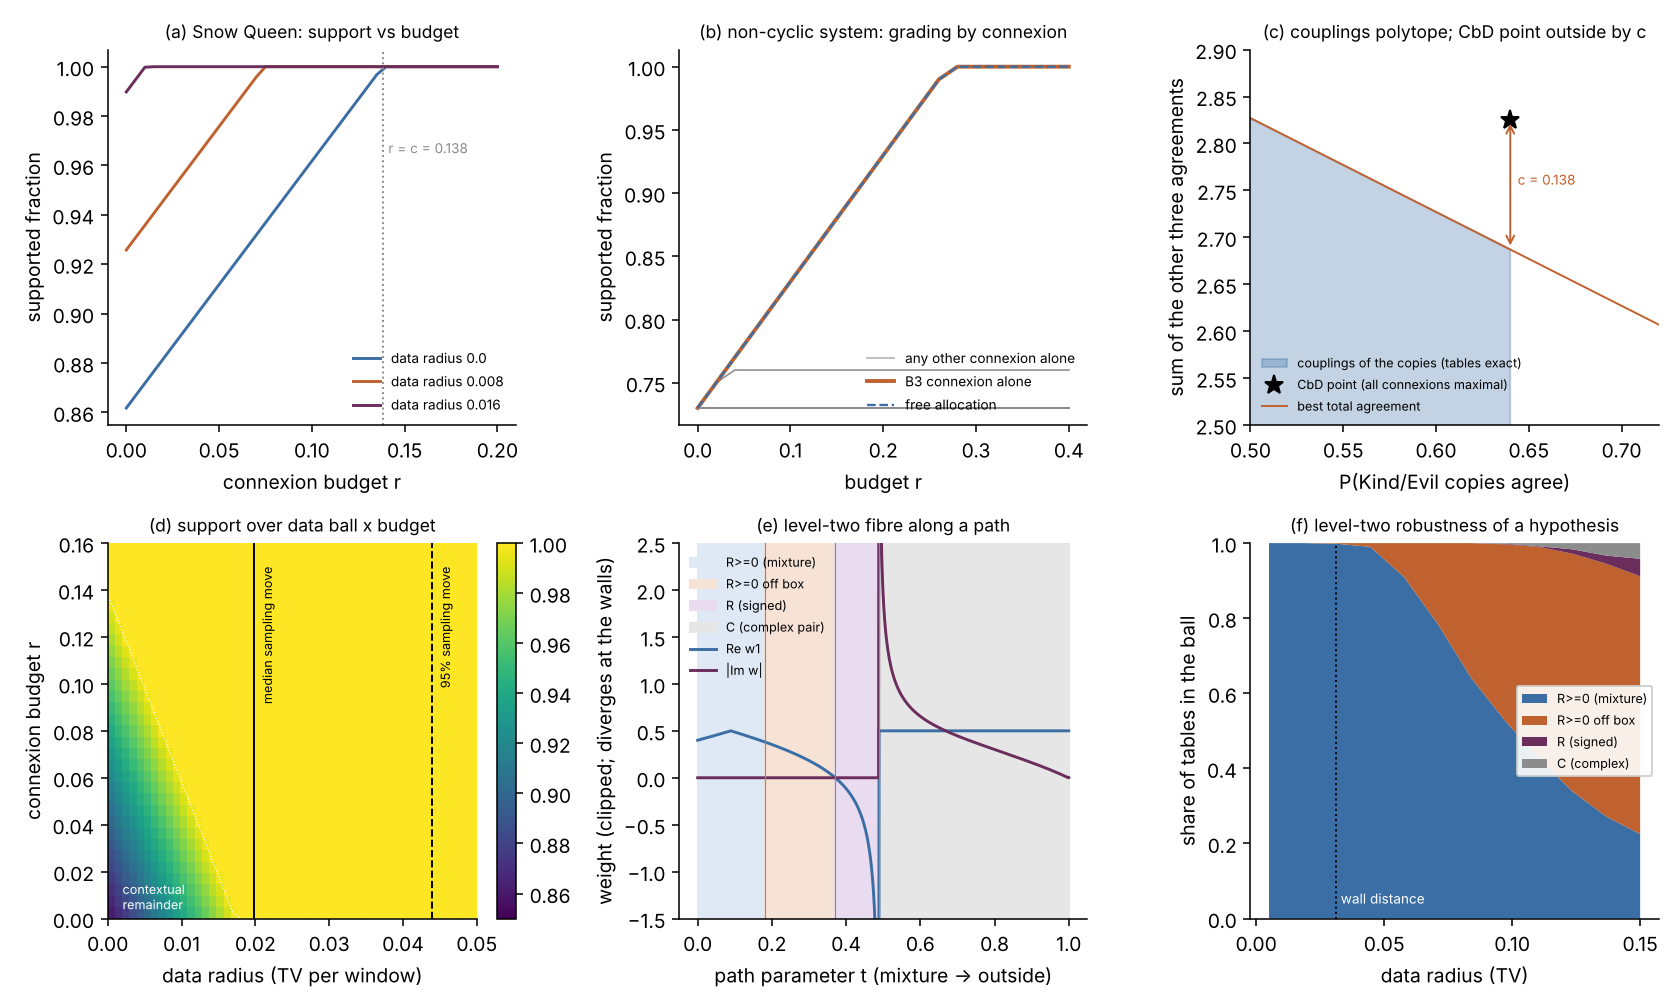

The Python source for this figure:
"""Figure for Section 14: how perturbations move the level-one polytope and the level-two fibre."""
import json, os, sys, warnings
import numpy as np
import matplotlib
matplotlib.use("Agg")
import matplotlib.pyplot as plt
from matplotlib.patches import Polygon
warnings.filterwarnings("ignore")
HERE = os.path.dirname(os.path.abspath(__file__)); sys.path.insert(0, os.path.join(HERE, "..", "engine"))
from pce import Window
from pce.ball import CopySystem, profile, agreement_polygon, min_contextuality
from pce.cbd import cbd
R = json.load(open(os.path.join(HERE, "ball_results.json")))
SQ = json.load(open(os.path.join(HERE, "..", "engine", "study8_snowqueen", "data_study8.json"))); KEYS = ["11", "12", "21", "22"]
W3 = [Window((f"A{k[0]}", f"B{k[1]}"), np.asarray(SQ["D3"][k], float) / np.sum(SQ["D3"][k])) for k in KEYS]
S3 = CopySystem(W3); c3 = cbd(W3)["c"]; s = S3.s()
BLUE, ORANGE, PURPLE, GREY, GREEN = "#3a6ea5", "#c0622f", "#6b2d5c", "#8c8c8c", "#4c8c4a"
fig, ax = plt.subplots(2, 3, figsize=(12, 7.2)); ax = ax.ravel()

# (a) Snow Queen: support against the connexion budget, for three data radii
rs = np.linspace(0, 0.2, 41)
for rho, col in ((0.0, BLUE), (0.008, ORANGE), (0.016, PURPLE)):
    cm = min_contextuality(S3, rho); ax[0].plot(rs, np.minimum(1, 1 - cm + rs), color=col, label=f"data radius {rho}")
ax[0].axvline(c3, color=GREY, ls=":", lw=1); ax[0].text(c3 + 0.003, 0.965, f"r = c = {c3:.3f}", fontsize=7, color=GREY)
ax[0].set_xlabel("connexion budget r"); ax[0].set_ylabel("supported fraction"); ax[0].legend(fontsize=7, frameon=False, loc="lower right")
ax[0].set_title("(a) Snow Queen: support vs budget", fontsize=9)

# (b) non-cyclic system: each connexion relaxed alone
nc = R["noncyclic"]; r_ = np.array(nc["r"])
for k, (lab, v) in enumerate(nc["single"].items()):
    is_b3 = lab.startswith("B3"); ax[1].plot(r_, v, color=ORANGE if is_b3 else GREY, lw=2 if is_b3 else 0.8, alpha=1 if is_b3 else 0.7,
                                            label="B3 connexion alone" if is_b3 else ("any other connexion alone" if k == 0 else None))
ax[1].plot(r_, nc["total"], color=BLUE, ls="--", lw=1.2, label="free allocation")
ax[1].set_xlabel("budget r"); ax[1].set_ylabel("supported fraction"); ax[1].legend(fontsize=7, frameon=False, loc="lower right")
ax[1].set_title("(b) non-cyclic system: grading by connexion", fontsize=9)

# (c) the polytope of couplings, projected on agreements; the CbD point and its gap c
i = 2; others = [0, 1, 3]
P = agreement_polygon(S3, i, others, data_radius=0.0, n_dir=120)
ax[2].add_patch(Polygon(P, closed=True, facecolor=BLUE, alpha=0.3, edgecolor=BLUE, lw=1, label="couplings of the copies (tables exact)"))
cb = (1 - s[i], float(np.sum(1 - s[others]))); ax[2].plot(*cb, marker="*", color="k", ms=10, ls="none", label="CbD point (all connexions maximal)")
m = float(np.max(P.sum(axis=1))); xs = np.linspace(0.5, 0.75, 2); ax[2].plot(xs, m - xs, color=ORANGE, lw=1, label="best total agreement")
ax[2].annotate("", xy=(cb[0], m - cb[0]), xytext=cb, arrowprops=dict(arrowstyle="<->", color=ORANGE, lw=1))
ax[2].text(cb[0] + 0.004, (cb[1] + m - cb[0]) / 2, f"c = {cb[0] + cb[1] - m:.3f}", fontsize=7, color=ORANGE)
ax[2].set_xlabel("P(Kind/Evil copies agree)"); ax[2].set_ylabel("sum of the other three agreements")
ax[2].set_xlim(0.5, 0.72); ax[2].set_ylim(2.5, 2.9); ax[2].legend(fontsize=6.5, frameon=False, loc="lower left")
ax[2].set_title("(c) couplings polytope; CbD point outside by c", fontsize=9)

# (d) heatmap: supported fraction over (data radius, budget), with the sampling scale
rho_g = np.linspace(0, 0.05, 51); r_g = np.linspace(0, 0.16, 33)
cm = np.array([min_contextuality(S3, x) for x in rho_g]); Z = np.minimum(1, 1 - cm[None, :] + r_g[:, None])
im = ax[3].imshow(Z, origin="lower", aspect="auto", extent=[rho_g[0], rho_g[-1], r_g[0], r_g[-1]], cmap="viridis", vmin=0.85, vmax=1)
rng = np.random.default_rng(0); tv = []
for k in KEYS:
    p = np.asarray(SQ["D3"][k], float).ravel(); p = p / p.sum(); n = SQ["n"][k]
    tv += [0.5 * np.abs(rng.multinomial(n, p) / n - p).sum() for _ in range(4000)]
med, q95 = np.median(tv), np.quantile(tv, 0.95)
for x, ls, lab in ((med, "-", "median sampling move"), (q95, "--", "95% sampling move")):
    ax[3].axvline(x, color="k", ls=ls, lw=1); ax[3].text(x + 0.0008, 0.15, lab, rotation=90, va="top", fontsize=6.5, color="k")
rho_star = rho_g[np.argmax(cm <= 1e-9)]; ax[3].plot(rho_g, np.maximum(0, cm), color="w", lw=0.6, ls=":")
ax[3].set_xlabel("data radius (TV per window)"); ax[3].set_ylabel("connexion budget r"); fig.colorbar(im, ax=ax[3], fraction=0.046)
ax[3].text(0.002, 0.004, "contextual\nremainder", fontsize=6.5, color="w"); ax[3].set_title("(d) support over data ball x budget", fontsize=9)

# (e) level two: the fibre along a path out of the model
rows = R["path_C"]["rows"]; t = np.array([r["t"] for r in rows]); code = np.array([r["code"] for r in rows])
w1 = np.array([r["w1"] for r in rows]); wi = np.array([r["w_imag"] for r in rows]); neg = np.array([r["neg2"] for r in rows])
cols = {0: "#dfe9f5", 1: "#f6e3d6", 2: "#eadcf0", 3: "#e6e6e6", 4: "#ffffff"}
names = {0: "R>=0 (mixture)", 1: "R>=0 off box", 2: "R (signed)", 3: "C (complex pair)", 4: "none"}
start = 0
for k in range(1, len(t) + 1):
    if k == len(t) or code[k] != code[start]:
        ax[4].axvspan(t[start], t[min(k, len(t) - 1)], color=cols[code[start]], label=names[code[start]]); start = k
ax[4].plot(t, w1, color=BLUE, label="Re w1"); ax[4].plot(t, wi, color=PURPLE, label="|Im w|")
for wl in R["path_C"]["walls"]: ax[4].axvline(wl, color=GREY, lw=0.6)
h, l = ax[4].get_legend_handles_labels(); seen = {}; [seen.setdefault(b, a) for a, b in zip(h, l)]
ax[4].legend(seen.values(), seen.keys(), fontsize=6.5, frameon=False, loc="upper left"); ax[4].set_xlabel("path parameter t (mixture -> outside)")
ax[4].set_ylim(-1.5, 2.5); ax[4].set_ylabel("weight (clipped; diverges at the walls)"); ax[4].set_title("(e) level-two fibre along a path", fontsize=9)

# (f) level two: rung shares in the data ball
pr = R["ball"]["profile"]; rr = np.array(sorted(float(k) for k in pr)); keys = ["R>=0", "R>=0 off box", "R", "C"]
Y = np.array([[pr[str(r) if str(r) in pr else repr(r)][k] for r in rr] for k in keys])
ax[5].stackplot(rr, Y, colors=[BLUE, ORANGE, PURPLE, GREY], labels=["R>=0 (mixture)", "R>=0 off box", "R (signed)", "C (complex)"])
ax[5].axvline(R["ball"]["wall_distance"], color="k", ls=":", lw=1); ax[5].text(R["ball"]["wall_distance"] + 0.002, 0.04, "wall distance", fontsize=7, color="w")
ax[5].set_xlabel("data radius (TV)"); ax[5].set_ylabel("share of tables in the ball"); ax[5].set_ylim(0, 1)
ax[5].legend(fontsize=6.5, frameon=True, facecolor="white", framealpha=0.9, loc="center right"); ax[5].set_title("(f) level-two robustness of a hypothesis", fontsize=9)
for a in ax: a.spines[["top", "right"]].set_visible(False)
fig.tight_layout(); fig.savefig(os.path.join(HERE, "fig_ball.pdf")); fig.savefig(os.path.join(HERE, "fig_ball.png"), dpi=140)
json.dump({"rho_star": float(rho_star), "sampling_tv_median": float(med), "sampling_tv_q95": float(q95)}, open(os.path.join(HERE, "ball_fig_stats.json"), "w"))
print("rho*", rho_star, "median TV", med, "q95", q95)
